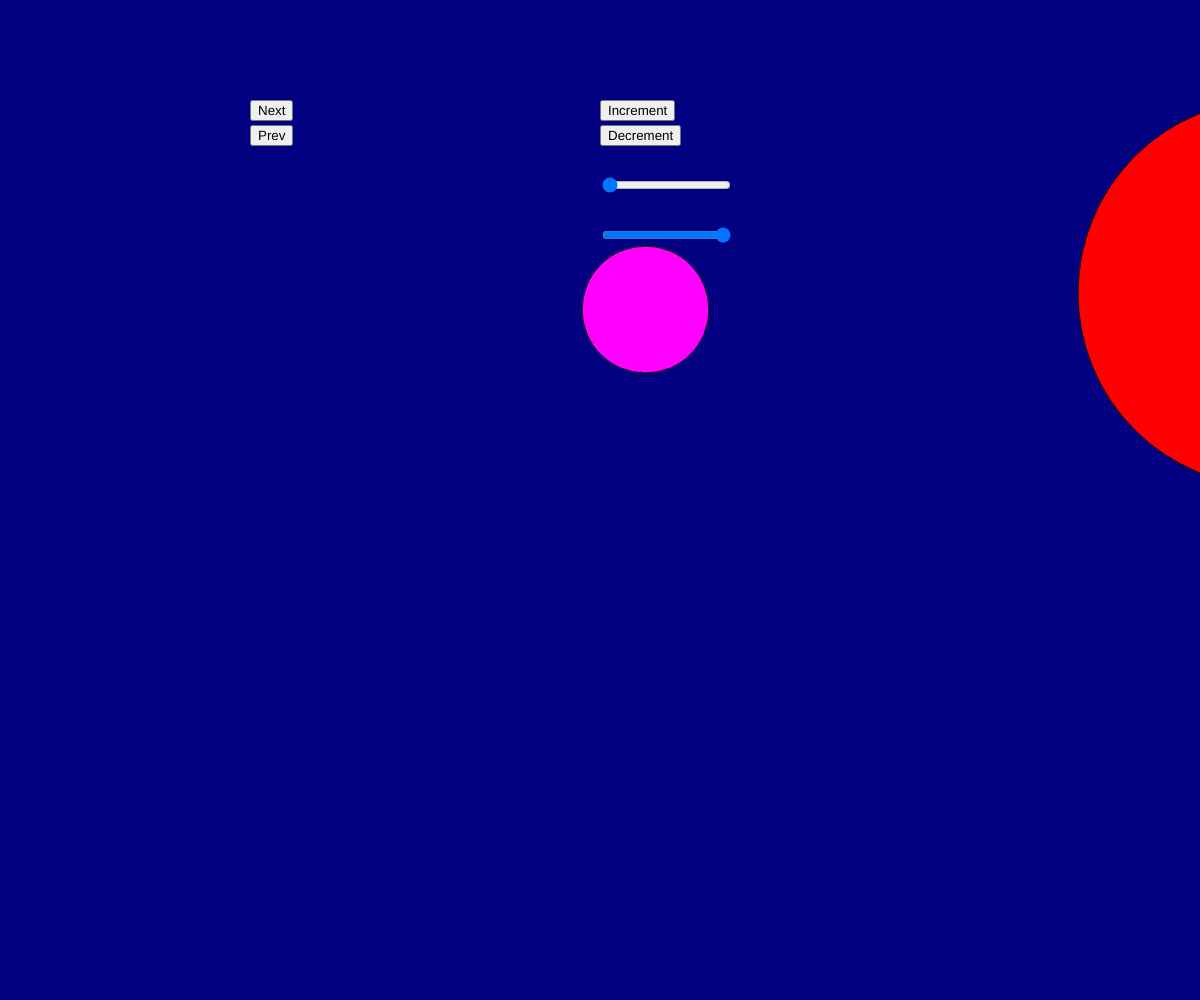
Frame 1 (no input)
Frame 60 (no input): identical to frame 1, image omitted
Frame 120 (the mouse pressed at the canvas centre since frame 60): identical to frame 1, image omitted

The p5.js sketch that drew this single still picture (run headless with seeded random() and noise() and a simulated clock; from frame 60 on, the mouse is pressed at the canvas centre):

// p5.js sketch
// ── sketch.js
/* Objects */
// TODO: Make bodies and array list
// Make option to create a custom body
var body_1;
var body_2;
var bodies = [];
var num_bodies = 2;
var selected_body = 0;

/* Canvas Variables */
var viewScale = 1.0;
var canvasWidth = 1900;
var canvasHeight = 850;
var maxPlanetSize = 200;

function setup() {

	/* Create world and info canvases*/
	info = createGraphics(windowWidth, windowHeight*.3);
	info.background('white');
	info.style('margin', 'auto');
	info.style('display', 'block');

	/* Sliders */
	gravSlider = createSlider(0, CONSTANTS['MAX_GRAVITY'], 0, CONSTANTS['MAX_GRAVITY']*.1);
	gravSlider.position(info.width/2, 175);

	viewScaleSlier = createSlider(.01, 1, 1, .01);
	viewScaleSlier.position(info.width/2, 225);

	/* Button controls */
	plus_button = createButton('Increment');
	plus_button.position(info.width/2, 100);
	plus_button.mousePressed(function() {
		bodies.push(new Body(random(maxPlanetSize, (canvasWidth-maxPlanetSize)), random(maxPlanetSize, (canvasHeight-maxPlanetSize)), floor(random(50, 500)), floor(random(50, 500))));
		selected_body = bodies.length-1;
		return;
	});
	/* -------------------------------------- */
	minus_button = createButton('Decrement');
	minus_button.position(info.width/2, 125);
	minus_button.mousePressed(function() {
		bodies.pop();
		/**
		 * If there's at least one body, set selected to the last element
		 * Otherwise, set it to the first
		 */ 
		if (bodies.length > 1) {
			selected_body = bodies.length-1;
		} else  {
			selected_body = 0;
			getLiveStats(bodies[selected_body]);
		}
		return;
	});
	/* -------------------------------------- */
	next_selected_button = createButton('Next');
	next_selected_button.position(250, 100);
	next_selected_button.mousePressed(function() {
		if (selected_body < bodies.length-1) {
			selected_body += 1;
		} else {
			selected_body = 0;
		}
	});
	/* -------------------------------------- */
	prev_selected_button = createButton('Prev');
	prev_selected_button.position(250, 125);
	prev_selected_button.mousePressed(function() {
		if (selected_body > 0) {
			selected_body -= 1;
		} else {
			selected_body = bodies.length-1;
		}
	});
	
	world = createCanvas(windowWidth, windowHeight);
	world.background('navy');
	world.style('margin', 'auto');
	world.style('display', 'block');
	
	/**
	 * Scene objects
	 * Draw objects smallest to largest  
	 */
	for (let i = 0; i < num_bodies; i++) {
		bodies.push(new Body(random(maxPlanetSize, (canvasWidth-maxPlanetSize)), random(maxPlanetSize, (canvasHeight-maxPlanetSize)), floor(random(50, 500)), floor(random(50, 500))));
	}
	
	getLiveStats(bodies[selected_body]);

}

function draw() {
	draw_world();
}

function draw_world() {
	world.background('navy');

	G = gravSlider.value();
	viewScale = viewScaleSlier.value();

	if (bodies.length < 1) {
		fill('white');
		textSize(50);
		world.text('No planets to be drawn (⌣́_⌣̀)', width/3, height/2);
	} else if (bodies.length === 1) {
		bodies[0].draw(viewScale);
		bodies[0].update();
		getLiveStats(bodies[selected_body]);
	} else  {
		let temp = [...bodies];
		temp.sort((a, b) => (a.diameter < b.diameter) ? 1 : -1);
		for (let i = 0; i < temp.length; i++) {
			for (let j = 0; j < temp.length; j++) {
				if (i != j) {
					temp[i].applyForce(calculateAttraction(temp[i], temp[j]));
					temp[i].update();
					temp[i].draw(viewScale);
				}
			}
		}

		getLiveStats(bodies[selected_body]);
	} 
	
}

/**
 * Show the live stats of a body
 * TODO: Make this more efficient (stop constantly overwriting the text)
 * 		 move the numbers into a seperate graphic and draw independently
 */
function getLiveStats(body) {
	info.background('white');
	info.fill('black');
	info.text('Planet Count: ' + bodies.length, info.width/2 - 8, 25);
	info.text('Gravity', info.width/2 - 8, 105);
	info.text('View Scale', info.width/2 - 8, 155);
	info.textSize(24);
	if ( bodies.length < 1) {
		info.text('No planet to display', 15, 60);
	} else {
		info.fill('black');
		info.text('Info ['+selected_body+']', 80, 25);
		info.text('Diameter: ' + body.diameter, 40, 50);
		info.text('Mass: ' + body.mass, 40, 75);
		info.text('Momentum: ' + body.calcMomentum(), 40, 100);
		show_body(body);
	}
}

function show_body(body) {
	view_scale = .3;
	info.fill(body.color);
	info.ellipse(info.width*.1, info.height/1.5, body.diameter*view_scale);
}

function clicked(body) {
	d = floor(dist(body.pos.x, body.pos.y, mouseX, mouseY));
	if (d < body.diameter / 2) {
		console.debug(body + " was clicked!");
		return true;
	} else {
		return false;
	}
}
// ── body.js
class Body {

    constructor(xPos, yPos, diameter, mass) {
        /* Physics-related parameters */
        this.xPos = xPos;
        this.yPos = yPos;
        this.diameter = diameter;
        this.mass = mass;
        this.pos = createVector(xPos, yPos);
        this.velocity = createVector();
        this.acceleration = createVector();
        
        /* Style-related */
        this.color = random(CONSTANTS['bodyColors']);

        /* Control */
        this.canUpdate = true;
    }

    /**
     * Apply a given force to a body given its mass 
     * A = F / M
    */
    applyForce(force) {
        let f = p5.Vector.div(force, this.mass);
        this.acceleration.add(f);
    }

    /**
     * Calculate the current momentum of a body 
     * P = M * V
     */
    calcMomentum() {
        let p = p5.Vector.mult(this.velocity, this.mass);
        return floor(p.mag());
    }

    /* Draw the initial Body */
    draw(viewScale) {
        if (viewScale === undefined || viewScale === 0) {
            // console.error('View scale not set!');
        } else {
            fill(this.color);
            ellipse(this.pos.x, this.pos.y, this.diameter*viewScale);
        }
    }

    /* Move the Body in the direction of the forces on it */
    update() {
        if (this.canUpdate) {
            this.pos.add(this.velocity);
            this.velocity.add(this.acceleration);
            this.velocity.limit(CONSTANTS['MAX_SPEED']);
            this.acceleration.mult(0);
            this.wrap();
        } else {
            this.xPos = this.diameter + 10;
            this.yPos = this.diameter + 10;
        }
    }

    /* Thought you can escape this hell? No */
    wrap() {
        if (this.pos.x > width + this.diameter) {
            this.pos.x = -this.diameter/2;
        } else if (this.pos.x + this.diameter < 0) {
            this.pos.x = width + this.diameter/2;
        } else if (this.pos.y > height + this.diameter) {
            this.pos.y = -this.diameter/2;
        } else if (this.pos.y + this.diameter < 0) {
            this.pos.y = height + this.diameter/2;
        }
    }

}

// ── physics.js
var CONSTANTS = {
    'MAX_SPEED': 20,
    'MAX_GRAVITY': 200,
    'bodyColors': ['brown', 'green', 'magenta',
                    'black', 'red', 'orange']
}

var G = 0;

function calculateAttraction(body_a, body_b) {
    let force = p5.Vector.sub(body_a.pos, body_b.pos);
    let dis = force.mag();
    dis = constrain(dis, body_a.diameter, windowWidth/2);
    force.normalize();

    let F = G * ((body_a.mass * body_b.mass) / Math.pow(dis, 2));
    force.mult(-F);

    return force;
}

function checkCollision(body_a, body_b) {
    let r = Math.sqrt(Math.pow(body_b.pos.x - body_a.pos.x, 2) + Math.pow(body_b.yPos - body_a.yPos, 2));

    if (body_a.diameter > body_b.diameter && r < 0) {
        let newV_b = body_b.velocity.mult(-1);
        body_b.acceleration.add(newV_b);
    } else if (body_b.diameter > body_a.diameter && r < 0) {
        let newV_a = body_a.velocity.mult(-1);
        body_a.acceleration.add(newV_a);
    }
}

// ── styles.css
.header{
    margin: auto;
    height: 30px;
    padding: 15px;
    text-align: center;
    font-size: 32px;
    background-color: navy;
}

.header-title {
    margin: auto;
    width: 25%;
    color: blanchedalmond;
    letter-spacing: 5px;
    user-select: none;
}

.body_info {
    margin: auto;
    text-align: left;
    padding-left: 5%;
}
